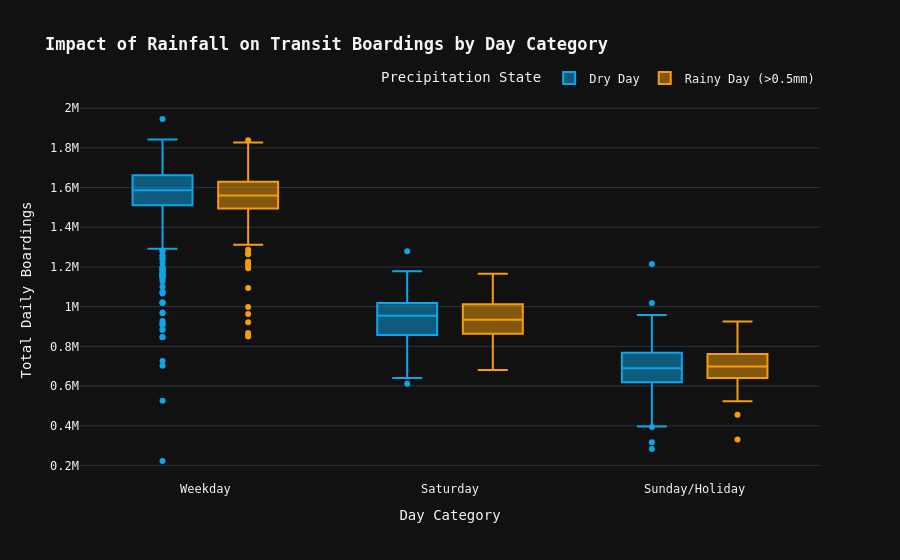

Notebook source saved alongside this figure:
### Code cell
#Precipitation Impact Breakdown: Dry vs. Rainy Days
#A grouped box plot showing the exact distribution shift in daily ridership during wet conditions.
# Map readable labels for visualization
df_merged["weather_condition"] = df_merged["is_rainy"].map({0: "Dry Day", 1: "Rainy Day (>0.5mm)"})
df_merged["day_label"] = df_merged["day_type"].map({"W": "Weekday", "A": "Saturday", "U": "Sunday/Holiday"})

fig_rain = px.box(
    df_merged,
    x="day_label",
    y="total_rides",
    color="weather_condition",
    color_discrete_map={"Dry Day": "#0ea5e9", "Rainy Day (>0.5mm)": "#f59e0b"},
    category_orders={"day_label": ["Weekday", "Saturday", "Sunday/Holiday"]},
    labels={
        "day_label": "Day Category",
        "total_rides": "Total Daily Boardings",
        "weather_condition": "Precipitation State"
    },
    title="<b>Impact of Rainfall on Transit Boardings by Day Category</b>",
    template="plotly_dark"
)

fig_rain.update_layout(
    boxmode="group",
    font=dict(family="monospace"),
    legend=dict(orientation="h", yanchor="bottom", y=1.02, xanchor="right", x=1)
)

fig_rain.show()

### Figure 1 — Plotly figure (JSON) as saved in the notebook; plotly's stock layout.template omitted (floating-point values rounded to 4 significant figures; data arrays with more than 128 entries replaced by an {"elided": "..."} marker saying what was removed)
{"data": [{"alignmentgroup": "True", "hovertemplate": "Precipitation State=Dry Day<br>Day Category=%{x}<br>Total Daily Boardings=%{y}<extra></extra>", "legendgroup": "Dry Day", "marker": {"color": "#0ea5e9"}, "name": "Dry Day", "notched": false, "offsetgroup": "Dry Day", "orientation": "v", "showlegend": true, "type": "box", "x": {"elided": "1052 str values"}, "x0": " ", "xaxis": "x", "y": {"elided": "1052 int values"}, "y0": " ", "yaxis": "y"}, {"alignmentgroup": "True", "hovertemplate": "Precipitation State=Rainy Day (>0.5mm)<br>Day Category=%{x}<br>Total Daily Boardings=%{y}<extra></extra>", "legendgroup": "Rainy Day (>0.5mm)", "marker": {"color": "#f59e0b"}, "name": "Rainy Day (>0.5mm)", "notched": false, "offsetgroup": "Rainy Day (>0.5mm)", "orientation": "v", "showlegend": true, "type": "box", "x": {"elided": "590 str values"}, "x0": " ", "xaxis": "x", "y": {"elided": "590 int values"}, "y0": " ", "yaxis": "y"}], "layout": {"boxmode": "group", "font": {"family": "monospace"}, "legend": {"orientation": "h", "title": {"text": "Precipitation State"}, "tracegroupgap": 0, "x": 1, "xanchor": "right", "y": 1.02, "yanchor": "bottom"}, "title": {"text": "<b>Impact of Rainfall on Transit Boardings by Day Category</b>"}, "xaxis": {"anchor": "y", "categoryarray": ["Weekday", "Saturday", "Sunday/Holiday"], "categoryorder": "array", "domain": [0, 1], "title": {"text": "Day Category"}}, "yaxis": {"anchor": "x", "domain": [0, 1], "title": {"text": "Total Daily Boardings"}}}}
